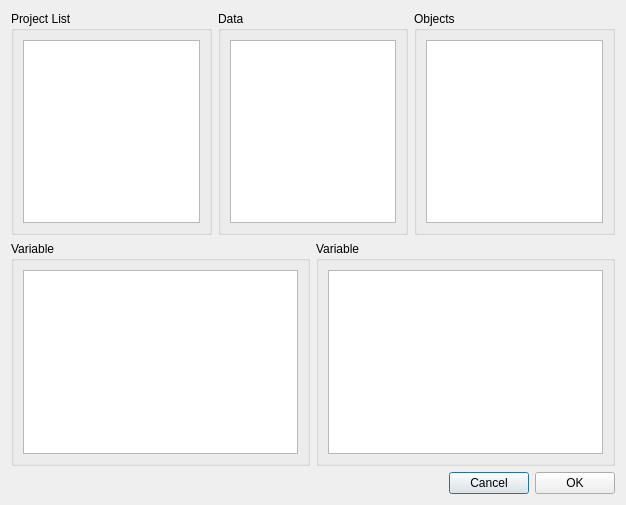
<?xml version="1.0" encoding="UTF-8"?>
<ui version="4.0">
 <class>VariablePlotDialog</class>
 <widget class="QDialog" name="VariablePlotDialog">
  <property name="geometry">
   <rect>
    <x>0</x>
    <y>0</y>
    <width>626</width>
    <height>505</height>
   </rect>
  </property>
  <property name="windowTitle">
   <string>Variable Plot</string>
  </property>
  <layout class="QGridLayout" name="gridLayout_7">
   <item row="2" column="0" colspan="4">
    <layout class="QGridLayout" name="gridLayout_6">
     <item row="0" column="1">
      <widget class="QPushButton" name="cancelButton">
       <property name="text">
        <string>Cancel</string>
       </property>
      </widget>
     </item>
     <item row="0" column="0">
      <spacer name="horizontalSpacer">
       <property name="orientation">
        <enum>Qt::Horizontal</enum>
       </property>
       <property name="sizeHint" stdset="0">
        <size>
         <width>40</width>
         <height>20</height>
        </size>
       </property>
      </spacer>
     </item>
     <item row="0" column="2">
      <widget class="QPushButton" name="okButton">
       <property name="text">
        <string>OK</string>
       </property>
      </widget>
     </item>
    </layout>
   </item>
   <item row="0" column="0">
    <widget class="QGroupBox" name="projectgroupBox">
     <property name="minimumSize">
      <size>
       <width>190</width>
       <height>220</height>
      </size>
     </property>
     <property name="title">
      <string>Project List</string>
     </property>
     <layout class="QGridLayout" name="gridLayout_4">
      <item row="0" column="0">
       <widget class="QListView" name="projectView">
        <property name="editTriggers">
         <set>QAbstractItemView::NoEditTriggers</set>
        </property>
        <property name="selectionMode">
         <enum>QAbstractItemView::SingleSelection</enum>
        </property>
       </widget>
      </item>
     </layout>
    </widget>
   </item>
   <item row="0" column="1" colspan="2">
    <widget class="QGroupBox" name="datagroupBox">
     <property name="minimumSize">
      <size>
       <width>190</width>
       <height>220</height>
      </size>
     </property>
     <property name="maximumSize">
      <size>
       <width>16777215</width>
       <height>16777215</height>
      </size>
     </property>
     <property name="title">
      <string>Data</string>
     </property>
     <layout class="QGridLayout" name="gridLayout">
      <item row="0" column="0">
       <widget class="QListView" name="dataView">
        <property name="editTriggers">
         <set>QAbstractItemView::NoEditTriggers</set>
        </property>
        <property name="selectionMode">
         <enum>QAbstractItemView::MultiSelection</enum>
        </property>
       </widget>
      </item>
     </layout>
    </widget>
   </item>
   <item row="0" column="3">
    <widget class="QGroupBox" name="objectgroupBox">
     <property name="minimumSize">
      <size>
       <width>190</width>
       <height>220</height>
      </size>
     </property>
     <property name="title">
      <string>Objects</string>
     </property>
     <layout class="QGridLayout" name="gridLayout_2">
      <item row="0" column="0">
       <widget class="QListView" name="objectsView">
        <property name="editTriggers">
         <set>QAbstractItemView::NoEditTriggers</set>
        </property>
        <property name="selectionMode">
         <enum>QAbstractItemView::MultiSelection</enum>
        </property>
       </widget>
      </item>
     </layout>
    </widget>
   </item>
   <item row="1" column="0" colspan="2">
    <widget class="QGroupBox" name="variablegroupBox">
     <property name="minimumSize">
      <size>
       <width>190</width>
       <height>190</height>
      </size>
     </property>
     <property name="title">
      <string>Variable</string>
     </property>
     <layout class="QGridLayout" name="gridLayout_3">
      <item row="0" column="0">
       <widget class="QListView" name="variableView">
        <property name="editTriggers">
         <set>QAbstractItemView::NoEditTriggers</set>
        </property>
       </widget>
      </item>
     </layout>
    </widget>
   </item>
   <item row="1" column="2" colspan="2">
    <widget class="QGroupBox" name="variablegroupBox_2">
     <property name="minimumSize">
      <size>
       <width>190</width>
       <height>190</height>
      </size>
     </property>
     <property name="title">
      <string>Variable</string>
     </property>
     <layout class="QGridLayout" name="gridLayout_5">
      <item row="0" column="0">
       <widget class="QListView" name="variableView_2">
        <property name="editTriggers">
         <set>QAbstractItemView::NoEditTriggers</set>
        </property>
       </widget>
      </item>
     </layout>
    </widget>
   </item>
  </layout>
 </widget>
 <resources/>
 <connections/>
</ui>
